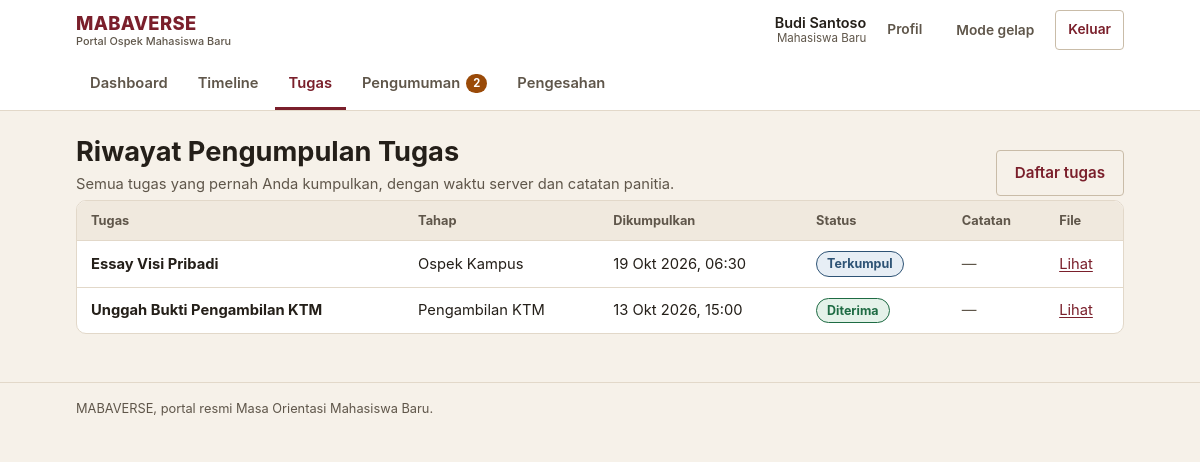
Page /riwayat-tugas (signed in) on the committed database.
### tables this page shows
CREATE TABLE pengumpulan_tugas (
    id INT AUTO_INCREMENT PRIMARY KEY,
    tugas_id INT NOT NULL,
    user_id INT NOT NULL,
    file_path VARCHAR(255) NOT NULL,
    waktu_submit_server TIMESTAMP DEFAULT CURRENT_TIMESTAMP,
    status ENUM('terkumpul', 'terlambat', 'revisi', 'diterima') DEFAULT 'terkumpul',
    catatan_panitia TEXT DEFAULT NULL,
    diverifikasi_oleh INT DEFAULT NULL,
    updated_at TIMESTAMP DEFAULT CURRENT_TIMESTAMP ON UPDATE CURRENT_TIMESTAMP,
    FOREIGN KEY (tugas_id) REFERENCES tugas(id) ON DELETE CASCADE,
    FOREIGN KEY (user_id) REFERENCES users(id) ON DELETE CASCADE,
    FOREIGN KEY (diverifikasi_oleh) REFERENCES users(id) ON DELETE SET NULL
);

CREATE TABLE tugas (
    id INT AUTO_INCREMENT PRIMARY KEY,
    tahap_id INT NOT NULL,
    judul VARCHAR(255) NOT NULL,
    deskripsi TEXT,
    format_diizinkan VARCHAR(255) DEFAULT 'pdf,jpg,png,doc,docx',
    ukuran_max_mb INT DEFAULT 10,
    deadline DATETIME NOT NULL,
    target_fakultas_id INT DEFAULT NULL,
    target_jurusan_id INT DEFAULT NULL,
    target_kelompok_id INT DEFAULT NULL,
    created_by INT NOT NULL,
    created_at TIMESTAMP DEFAULT CURRENT_TIMESTAMP,
    FOREIGN KEY (tahap_id) REFERENCES tahap_ospek(id) ON DELETE CASCADE,
    FOREIGN KEY (target_fakultas_id) REFERENCES fakultas(id) ON DELETE SET NULL,
    FOREIGN KEY (target_jurusan_id) REFERENCES jurusan(id) ON DELETE SET NULL,
    FOREIGN KEY (target_kelompok_id) REFERENCES kelompok(id) ON DELETE SET NULL,
    FOREIGN KEY (created_by) REFERENCES users(id) ON DELETE CASCADE
);

CREATE TABLE tahap_ospek (
    id INT AUTO_INCREMENT PRIMARY KEY,
    judul VARCHAR(255) NOT NULL,
    deskripsi TEXT,
    urutan INT NOT NULL,
    tanggal_mulai DATETIME NOT NULL,
    tanggal_selesai DATETIME NOT NULL,
    target_level ENUM('universitas', 'fakultas', 'jurusan') DEFAULT 'universitas',
    lokasi_text VARCHAR(255) DEFAULT NULL,
    lampiran VARCHAR(255) DEFAULT NULL,
    status ENUM('belum_mulai', 'berlangsung', 'selesai') DEFAULT 'belum_mulai',
    created_at TIMESTAMP DEFAULT CURRENT_TIMESTAMP,
    updated_at TIMESTAMP DEFAULT CURRENT_TIMESTAMP ON UPDATE CURRENT_TIMESTAMP
);

### controllers/MabaController.php (called while the page is built, shortened)
<?php
require_once __DIR__ . '/../models/Tugas.php';
class MabaController {
    public function riwayatTugas() {
        $tugasModel = new Tugas();
        $riwayat = $tugasModel->getPengumpulanByUser($_SESSION['user_id']);
        include_once __DIR__ . '/../views/maba/riwayat_tugas.php';
    }
}

### config/database.php (called while the page is built)
<?php
require_once __DIR__ . '/config.php';
class Database {
    private static $instance = null;
    private $pdo;
    private function __construct() {
        try {
            $dsn = "mysql:host=" . DB_HOST . ";dbname=" . DB_NAME . ";charset=" . DB_CHARSET;
            $options = [
                PDO::ATTR_ERRMODE => PDO::ERRMODE_EXCEPTION,
                PDO::ATTR_DEFAULT_FETCH_MODE => PDO::FETCH_ASSOC,
                PDO::ATTR_EMULATE_PREPARES => false,
            ];
            $this->pdo = new PDO($dsn, DB_USER, DB_PASS, $options);
        } catch (PDOException $e) {
            error_log('[MABAVERSE] Koneksi database gagal: ' . $e->getMessage());
            if (defined('APP_ENV') && APP_ENV === 'production') {
                throw new RuntimeException('Layanan database sedang tidak tersedia.');
            }
            die("Koneksi database gagal: " . $e->getMessage()
                . " — periksa DB_HOST/DB_USER/DB_PASS di config/config.local.php dan pastikan MySQL berjalan.");
        }
    }
    public static function getInstance() {
        if (self::$instance === null) {
            self::$instance = new self();
        }
        return self::$instance;
    }
    public function getConnection() {
        return $this->pdo;
    }
}

### models/Tugas.php (called while the page is built, shortened)
<?php
require_once __DIR__ . '/../config/config.php';
class Tugas {
    private $db;
    public function __construct() {
        $this->db = Database::getInstance()->getConnection();
    }
    public function getPengumpulanByUser($user_id, $tugas_id = null) {
        if ($tugas_id) {
            $stmt = $this->db->prepare("
                SELECT pt.*, t.judul as tugas_judul, t.deadline
                FROM pengumpulan_tugas pt
                INNER JOIN tugas t ON pt.tugas_id = t.id
                WHERE pt.user_id = ? AND pt.tugas_id = ?
            ");
            $stmt->execute([$user_id, $tugas_id]);
            return $stmt->fetch();
        } else {
            $stmt = $this->db->prepare("
                SELECT pt.*, t.judul as tugas_judul, t.deadline, ta.judul as tahap_judul
                FROM pengumpulan_tugas pt
                INNER JOIN tugas t ON pt.tugas_id = t.id
                INNER JOIN tahap_ospek ta ON t.tahap_id = ta.id
                WHERE pt.user_id = ?
                ORDER BY pt.waktu_submit_server DESC
            ");
            $stmt->execute([$user_id]);
            return $stmt->fetchAll();
        }
    }
}

### config/config.php (called while the page is built, shortened)
<?php
function e($value) {
    return htmlspecialchars((string)$value, ENT_QUOTES, 'UTF-8');
}
function status_meta($status) {
    $map = [
        'hadir'             => ['Hadir', 'ok'],
        'di_luar_radius'    => ['Di luar radius', 'warn'],
        'terlambat'         => ['Terlambat', 'warn'],
        'tidak_hadir'       => ['Tidak hadir', 'danger'],
        'izin'              => ['Izin', 'info'],
        'terkumpul'         => ['Terkumpul', 'info'],
        'revisi'            => ['Perlu revisi', 'warn'],
        'diterima'          => ['Diterima', 'ok'],
        'belum_dikumpulkan' => ['Belum dikumpulkan', 'neutral'],
        'disahkan'          => ['Disahkan', 'ok'],
        'belum_memenuhi'    => ['Belum memenuhi syarat', 'danger'],
        'belum_mulai'       => ['Belum mulai', 'neutral'],
        'berlangsung'       => ['Berlangsung', 'brand'],
        'selesai'           => ['Selesai', 'ok'],
        'normal'            => ['Normal', 'neutral'],
        'penting'           => ['Penting', 'warn'],
        'mendesak'          => ['Mendesak', 'danger'],
    ];
    if (isset($map[$status])) {
        return $map[$status];
    }
    return [ucwords(str_replace('_', ' ', (string)$status)), 'neutral'];
}
function format_tanggal($datetime, $dengan_waktu = true) {
    $ts = strtotime($datetime);
    $bulan = [1 => 'Jan', 'Feb', 'Mar', 'Apr', 'Mei', 'Jun', 'Jul', 'Agu', 'Sep', 'Okt', 'Nov', 'Des'];
    $hasil = date('j', $ts) . ' ' . $bulan[(int)date('n', $ts)] . ' ' . date('Y', $ts);
    if ($dengan_waktu) {
        $hasil .= ', ' . date('H:i', $ts);
    }
    return $hasil;
}
require_once __DIR__ . '/database.php';

### views/maba/riwayat_tugas.php (the view, shortened to what this page needs)
<?php
include __DIR__ . '/../layouts/header.php';
?>
<div class="page-head">
    <div>
        <h1>Riwayat Pengumpulan Tugas</h1>
        <p class="page-sub">Semua tugas yang pernah Anda kumpulkan, dengan waktu server dan catatan panitia.</p>
    </div>
    <div class="page-actions">
        <a class="btn btn-outline" href="<?= BASE_URL ?>tugas">Daftar tugas</a>
    </div>
</div>
<?php if (empty($riwayat)): ?>
<div class="empty">
    <strong>Belum ada pengumpulan.</strong>
    Setelah Anda mengumpulkan tugas pertama, riwayatnya muncul di sini.
</div>
<?php else: ?>
<div class="table-wrap">
    <table>
        <thead>
            <tr>
                <th scope="col">Tugas</th>
                <th scope="col">Tahap</th>
                <th scope="col">Dikumpulkan</th>
                <th scope="col">Status</th>
                <th scope="col">Catatan</th>
                <th scope="col">File</th>
            </tr>
        </thead>
        <tbody>
            <?php foreach ($riwayat as $row): ?>
            <?php list($status_label, $status_tone) = status_meta($row['status']); ?>
            <tr>
                <td><strong><?= e($row['tugas_judul']) ?></strong></td>
                <td><?= e($row['tahap_judul']) ?></td>
                <td><?= e(format_tanggal($row['waktu_submit_server'])) ?></td>
                <td><span class="chip chip-<?= $status_tone ?>"><?= e($status_label) ?></span></td>
                <td><?= $row['catatan_panitia'] ? e($row['catatan_panitia']) : '<span class="muted">—</span>' ?></td>
                <td><a href="<?= BASE_URL . e($row['file_path']) ?>" target="_blank" rel="noopener">Lihat</a></td>
            </tr>
            <?php endforeach; ?>
        </tbody>
    </table>
</div>
<?php endif; ?>
<?php include __DIR__ . '/../layouts/footer.php'; ?>

### assets/css/style.css (style rules this page uses)
:root { --bg: #F6F1E9; --surface: #FFFFFF; --surface-alt: #F0E9DE; --ink: #241F19; --ink-soft: #5F564A; --line: #E2D8C9; --line-strong: #C9BCA8; --brand: #7A1F2B; --brand-strong: #5E1620; --brand-soft: #F5E7E8; --brand-ink: #FFFFFF; --accent: #9A4A08; --accent-soft: #FBEEDD; --ok: #1E6B43; --ok-soft: #E4F2E9; --warn: #8A4B0F; --warn-soft: #FBEEDC; --danger: #A32A22; --danger-soft: #F9E6E4; --info: #2E5375; --info-soft: #E7EEF5; --radius-sm: 4px; --radius: 10px; --shadow-1: 0 1px 2px rgba(36, 31, 25, 0.08), 0 6px 16px rgba(36, 31, 25, 0.07); --maxw: 1080px; --font: -apple-system, BlinkMacSystemFont, "Segoe UI", Roboto, "Helvetica Neue", Arial, sans-serif; }
*, *::before, *::after { box-sizing: border-box; }
html { -webkit-text-size-adjust: 100%; }
body { margin: 0; background: var(--bg); color: var(--ink); font-family: var(--font); font-size: 16px; line-height: 1.55; }
h1, h2, h3, h4 { margin: 0 0 0.5em; line-height: 1.25; font-weight: 700; }
h1 { font-size: clamp(1.3rem, 1.1rem + 1vw, 1.7rem); }
p { margin: 0 0 1em; }
a { color: var(--brand); text-decoration-thickness: 1px; text-underline-offset: 2px; }
.muted { color: var(--ink-soft); }
.page-head { display: flex; align-items: flex-end; justify-content: space-between; gap: 12px; flex-wrap: wrap; margin: 24px 0 4px; }
.page-head h1 { margin: 0; }
.page-head .page-sub { color: var(--ink-soft); margin: 4px 0 0; font-size: 0.92rem; }
.page-actions { display: flex; gap: 8px; flex-wrap: wrap; }
.btn { display: inline-flex; align-items: center; justify-content: center; gap: 6px; min-height: 44px; padding: 10px 18px; border-radius: var(--radius-sm); border: 1px solid transparent; background: var(--brand); color: var(--brand-ink); font-family: inherit; font-size: 0.95rem; font-weight: 600; text-decoration: none; cursor: pointer; transition: background-color 120ms ease, border-color 120ms ease, color 120ms ease; }
.btn-outline { background: transparent; color: var(--brand); border-color: var(--line-strong); }
.chip { display: inline-block; padding: 2px 10px; border-radius: 999px; font-size: 0.78rem; font-weight: 700; white-space: nowrap; border: 1px solid transparent; }
.chip-ok { background: var(--ok-soft); color: var(--ok); border-color: var(--ok); }
.chip-info { background: var(--info-soft); color: var(--info); border-color: var(--info); }
.table-wrap { overflow-x: auto; -webkit-overflow-scrolling: touch; border: 1px solid var(--line); border-radius: var(--radius); background: var(--surface); }
table { width: 100%; min-width: 560px; border-collapse: collapse; font-size: 0.92rem; }
th, td { padding: 10px 14px; text-align: left; border-bottom: 1px solid var(--line); vertical-align: middle; }
th { background: var(--surface-alt); font-size: 0.8rem; text-transform: none; font-weight: 700; color: var(--ink-soft); white-space: nowrap; }
tr:last-child td { border-bottom: none; }

### rows in the picture
pengumpulan_tugas: tugas.judul "Essay Visi Pribadi", tahap_ospek.judul "Ospek Kampus", waktu_submit_server "19 Okt 2026, 06:30", status_label "Terkumpul"
pengumpulan_tugas: tugas.judul "Unggah Bukti Pengambilan KTM", tahap_ospek.judul "Pengambilan KTM", waktu_submit_server "13 Okt 2026, 15:00", status_label "Diterima"

### other values in the picture
$user_nama "Budi Santoso"
$role_label "Mahasiswa Baru"
$label "Dashboard"
$label "Timeline"
$label "Tugas"
$label "Pengumuman"
$unread_pengumuman "2"
$label "Pengesahan"
